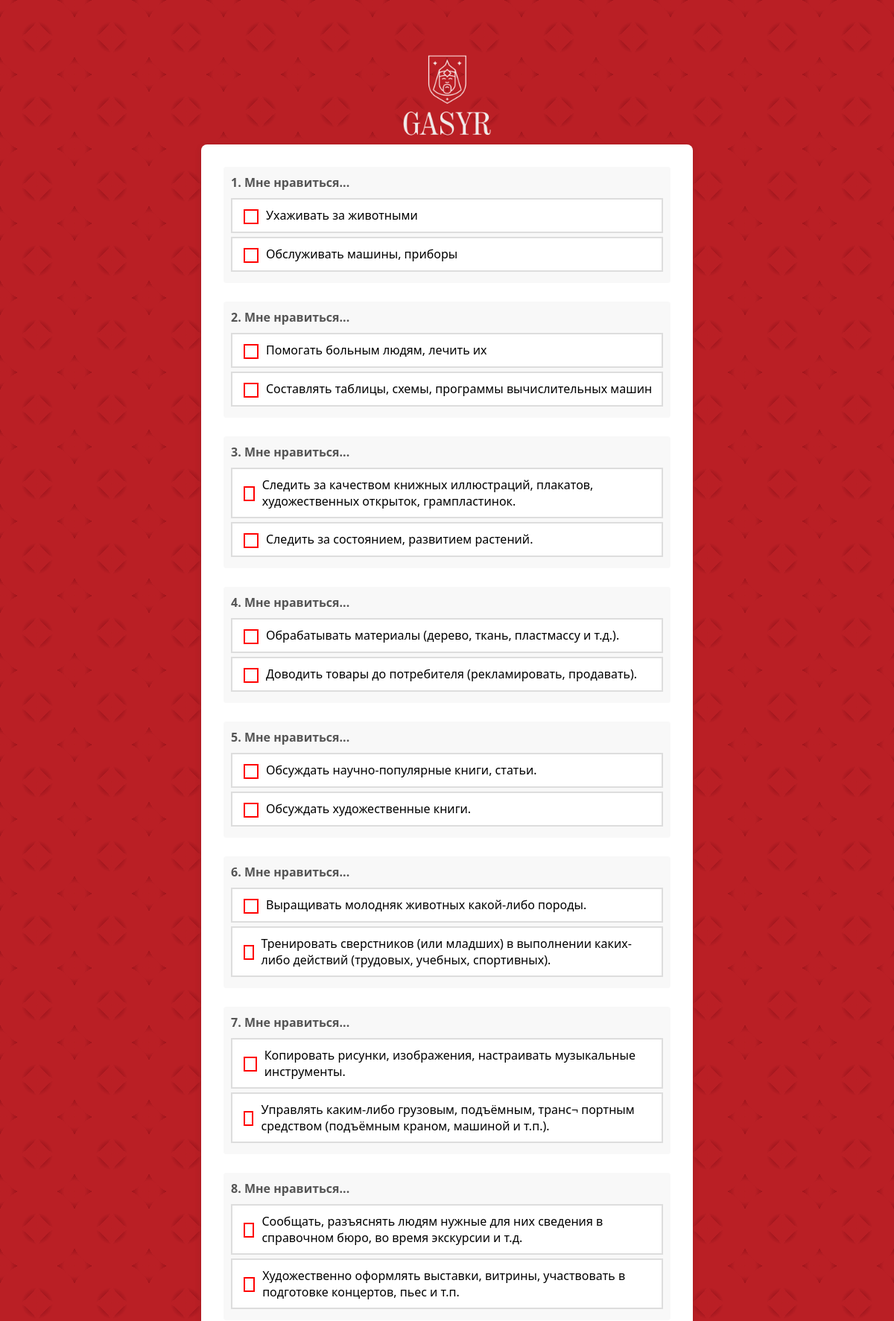
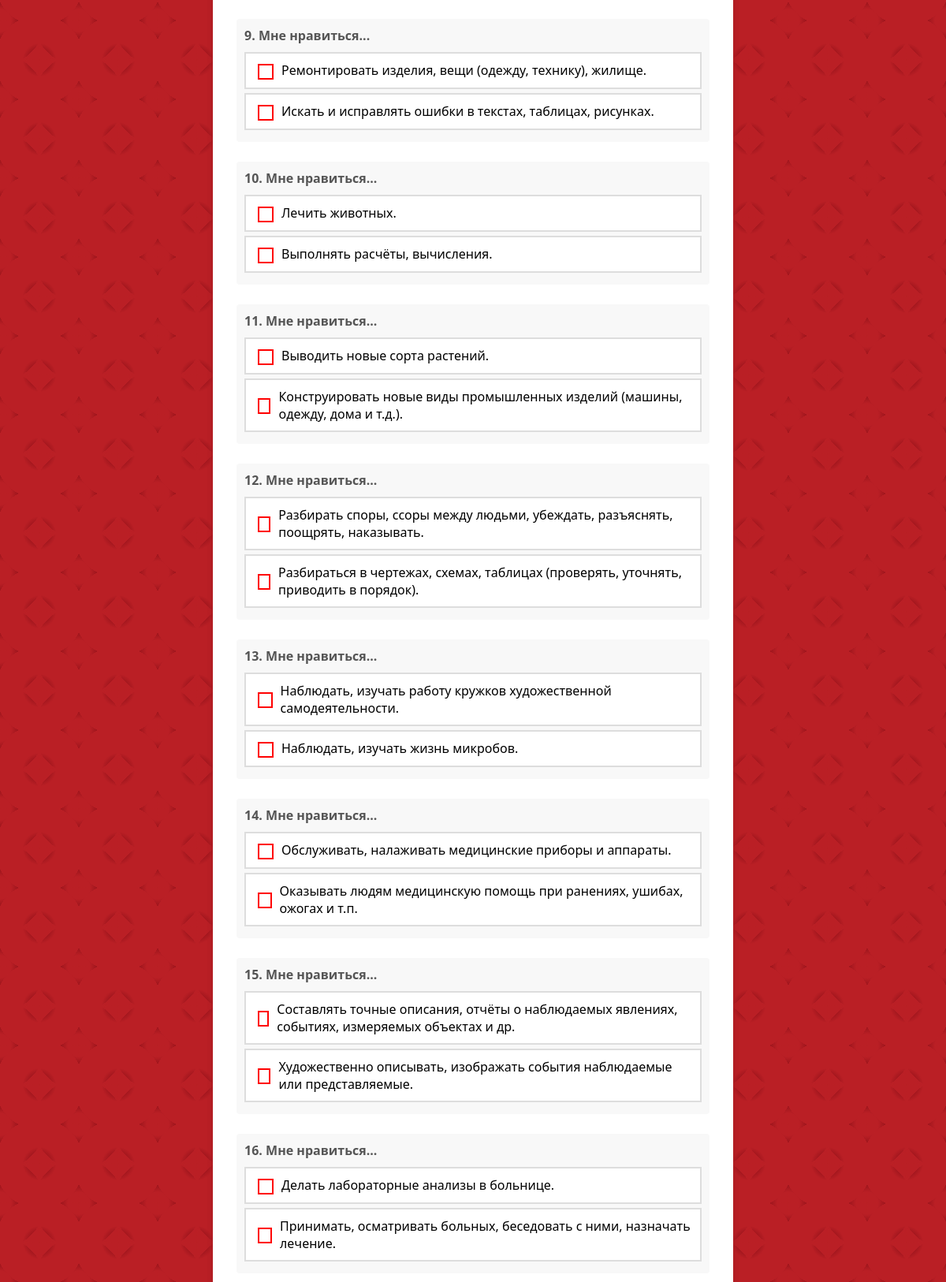
Page /test/1/ (upper part) on the committed database (2 pictures, top to bottom).
### test_app/models.py (models this page shows, shortened)
class Question(models.Model):
    text = models.CharField(max_length=1024)
    choice_a = models.CharField(max_length=512)
    choice_b = models.CharField(max_length=512)

### test_app/views.py (the view)
# urls.py: path('test/<int:user_data_id>/', test_view, name='test_view'),
def test_view(request, user_data_id):
    user_data = get_object_or_404(UserData, id=user_data_id)
    language = user_data.language  # Retrieve the user's language preference from the UserData model
    submit_text = "Бастау" if language == "KZ" else "Отправить"
    if request.method == 'POST':
        profession_groups_count = {
            'Human-Nature': 0,
            'Human-Technique': 0,
            'Human-Human': 0,
            'Human-Sign Systems': 0,
            'Human-Artistic Image': 0,
        }
        profession_groups_count_ru = {
            "Человек-природа": 0,
            "Человек-техника": 0,
            "Человек-Человекочеловек": 0,
            "Человек-знаковые системы": 0,
            "Человек-художественный образ": 0,
        }
        profession_groups_count_kk = {
            "Адам Табиғаты": 0,
            "Адам Техникасы": 0,
            "Адам-Адам": 0,
            "Адам Белгілері Жүйелері": 0,
            "Адам-Көркем Образ": 0,
        }
        for key, value in request.POST.items():
            if key.startswith('question'):
                profession_groups_count[value] += 1
        result = max(profession_groups_count, key=profession_groups_count.get)
        answer = "Предлагаемая вами профессиональная группа - это:"
        if language == "KZ":
            submit = "Бастау"
            answer = "Сіздің ұсынылған мамандық тобыңыз:"
            if result == 'Human-Nature':
                result = "Адам Табиғаты: Мұнда адам жансыз және тірі табиғаттың әртүрлі құбылыстарымен айналысатын профессорлар кіреді, мысалы, биолог, географ, геолог, математик, физик, химик және жаратылыстану ғылымдары санатына жататын басқа мамандықтар."
            elif result == 'Human-Technique':
                result = "Адам Техникасы: Бұл топқа адам техникамен, оны қолданумен немесе дизайнмен айналысатын әр түрлі жұмыс түрлері кіреді, мысалы, инженер, оператор, машинист, механизатор, дәнекерлеуші және т. б. профессор."
            elif result == 'Human-Human':
                result = "Адам-Адам: Мұнда адамдардың өзара әрекеттесуін көздейтін мамандықтың барлық түрлері ұсынылған, мысалы, саясат, дін, педагогика, психология, медицина, сауда, құқық."
            elif result == 'Human-Sign Systems':
                result = "Адам Белгілері Жүйелері: Бұл топқа құру, оқыту және пайдалануға қатысты мамандықтар кіредіәр түрлі белгілі жүйелер, лингвистика түрлері, математикалық бағдарламалау тілдері, зерттеу нәтижелерін графикалық бейнелеу мүмкіндіктері және т. б."
            elif result == 'Human-Artistic Image':
                result = "Адам-Көркем Образ: Бұл топ-көркем және шығармашылық жұмыстың әртүрлі түрлері, әдебиет, музыка, театр, бейнелеу өнері."
        elif language == "RU":
            submit = "отправить"
            if result == 'Human-Nature':
                result = "Человек-природа: Здесь входят профессора, в которых человек владеет делом с разными явлениями неживой и живой природы, например биолог, географ, геолог, математик, физик, химик и другие профессии, относящиеся к разряду естественных наук."
            elif result == 'Human-Technique':
                result = "Человек-техника"
            elif result == 'Human-Human: В эту группу входят различные виды трудовой деятельности, в которых человек владеет делом с техникой, ее использованием или конструкцией, например, профессор инженера, оператора, машиниста, механизатора, сварщика и т. п.':
                result = "Человек-человек: Здесь представлены все виды профессии, предполагающие взаимодействие людей, например политика, религ, педагогика, психология, медицина, торговля, право. "
            elif result == 'Human-Sign Systems':
                result = "Человек-знаковые системы В эту группу включены профессии, касающиеся создания, обучения и использования различных известных систем, видов лингвистики, языков математического программирования, возможностей графического представления результатов изучения и т. п."
            elif result == 'Human-Artistic Image':
                result = "Человек-художественный образ:  Эта группа представляет собой различные виды художественно-творческого труда, тип литературы, музыки, театра, образное искусство."
        print(result)
        user_data = get_object_or_404(UserData, id=user_data_id)
        return render(request, "test_app/first_test/results.html", {
            'result': result,
            'answer': answer,
            'user_data_id': user_data_id,
            'submit_text': submit_text
        })
    else:
        if(language == "KZ"):
            questions = Question_kk.objects.all()
        else:
            questions = Question.objects.all()
        return render(request, 'test_app/first_test/test.html', {
            'questions': questions,
            'user_data_id': user_data_id,
            'submit_text': submit_text
        })

### test_app/templates/test_app/first_test/test.html (shortened to what this page needs)
{% extends 'test_app/base.html' %}
{% load static %}
{% block content %}
<div>
    <form method="post">
        {% for question in questions %}
            <div class="question">
                <div>{{ forloop.counter }}. {{ question.text }}</div>
                <label for="question_{{ question.id }}_a">
                    <input type="radio" id="question_{{ question.id }}_a" name="question_{{ question.id }}" value="Human-Nature" required>
                    {{ question.choice_a }}
                </label>
                <label for="question_{{ question.id }}_b">
                    <input type="radio" id="question_{{ question.id }}_b" name="question_{{ question.id }}" value="Human-Technique">
                    {{ question.choice_b }}
                </label>
            </div>
        {% endfor %}
    </form>
</div>
{% endblock %}

### test_app/templates/test_app/base.html (shortened to what this page needs)
<!DOCTYPE html>
<html lang="en">
<head>
{% load static %}
</head>
<body>
<div class="logo">
    <img src="{% static 'test_app/images/logo.png' %}" alt="Logo" style="width:100%;">
</div>
{% block content %}
{% endblock %}
</body>
</html>

### test_app/templates/test_app/base.html (style rules this page uses)
body { font-family: 'Segoe UI', Tahoma, Geneva, Verdana, sans-serif; background: radial-gradient(circle, transparent 20%, #ba1f25 30%, #ba1f25 80%, transparent 80%, transparent), radial-gradient(circle, transparent 20%, #a3171e 30%, #a3171e 80%, transparent 80%, transparent) 50px 50px, linear-gradient(#ba1f251a 2px, transparent 2px) 0 -1px, linear-gradient(90deg, #ba1f251a 2px, transparent 2px) -1px 0; background-color: #ba1f25; background-size: 100px 100px, 100px 100px, 25px 25px, 25px 25px; padding: 20px; display: flex; flex-direction: column; align-items: center; margin: 0; color: white; position: relative; }
.logo { width: 20%; height: auto; z-index: 1000; }

### test_app/templates/test_app/first_test/test.html (style rules this page uses)
form { background-color: #ffffff; padding: 30px; border-radius: 8px; box-shadow: 0 2px 10px rgba(0, 0, 0, 0.1); max-width: 600px; width: auto; margin: 0 auto; font-size: 16px; color: #000; }
.question { margin-bottom: 25px; text-align: left; background-color: #f8f8f8; padding: 10px; border-radius: 4px; }
.question > div:first-of-type { margin-bottom: 10px; color: #555; font-weight: bold; }
.question label { display: flex; align-items: center; margin: 5px 0; cursor: pointer; padding: 10px; background-color: #fff; border: 2px solid #ddd; border-radius: 0; transition: background-color 0.3s; }
.question input[type="radio"] { appearance: none; -webkit-appearance: none; width: 20px; height: 20px; margin-right: 10px; border: 2px solid red; border-radius: 0; position: relative; outline: none; }

### rows in the picture
Question: text "Мне нравиться...", choice_a "Ухаживать за животными", choice_b "Обслуживать машины, приборы"
Question: text "Мне нравиться...", choice_a "Помогать больным людям, лечить их", choice_b "Составлять таблицы, схемы, программы вычислительных машин"
Question: text "Мне нравиться...", choice_a "Следить за качеством книжных иллюстраций, плакатов, художественных открыток, грампластинок.", choice_b "Следить за состоянием, развитием растений."
Question: text "Мне нравиться...", choice_a "Обрабатывать материалы (дерево, ткань, пластмассу и т.д.).", choice_b "Доводить товары до потребителя (рекламировать, продавать)."
Question: text "Мне нравиться...", choice_a "Обсуждать научно-популярные книги, статьи.", choice_b "Обсуждать художественные книги."
Question: text "Мне нравиться...", choice_a "Выращивать молодняк животных какой-либо породы.", choice_b "Тренировать сверстников (или младших) в выполнении каких-либо действий (трудовых, учебных, спортивных)."
Question: text "Мне нравиться...", choice_a "Копировать рисунки, изображения, настраивать музыкальные инструменты.", choice_b "Управлять каким-либо грузовым, подъёмным, транс¬ портным средством (подъёмным краном, машиной и т.п.)."
Question: text "Мне нравиться...", choice_a "Сообщать, разъяснять людям нужные для них сведения в справочном бюро, во время экскурсии и т.д.", choice_b "Художественно оформлять выставки, витрины, участвовать в подготовке концертов, пьес и т.п."
Question: text "Мне нравиться...", choice_a "Ремонтировать изделия, вещи (одежду, технику), жилище.", choice_b "Искать и исправлять ошибки в текстах, таблицах, рисунках."
Question: text "Мне нравиться...", choice_a "Лечить животных.", choice_b "Выполнять расчёты, вычисления."
Question: text "Мне нравиться...", choice_a "Выводить новые сорта растений.", choice_b "Конструировать новые виды промышленных изделий (машины, одежду, дома и т.д.)."
Question: text "Мне нравиться...", choice_a "Разбирать споры, ссоры между людьми, убеждать, разъяснять, поощрять, наказывать.", choice_b "Разбираться в чертежах, схемах, таблицах (проверять, уточнять, приводить в порядок)."
Question: text "Мне нравиться...", choice_a "Наблюдать, изучать работу кружков художественной самодеятельности.", choice_b "Наблюдать, изучать жизнь микробов."
Question: text "Мне нравиться...", choice_a "Обслуживать, налаживать медицинские приборы и аппараты.", choice_b "Оказывать людям медицинскую помощь при ранениях, ушибах, ожогах и т.п."
Question: text "Мне нравиться...", choice_a "Составлять точные описания, отчёты о наблюдаемых явлениях, событиях, измеряемых объектах и др.", choice_b "Художественно описывать, изображать события наблюдаемые или представляемые."
Question: text "Мне нравиться...", choice_a "Делать лабораторные анализы в больнице.", choice_b "Принимать, осматривать больных, беседовать с ними, назначать лечение."
